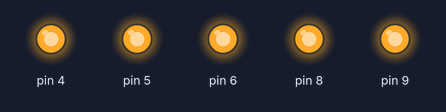
Simulated run of this sketch. Board: Arduino Uno, built with avr-gcc and run on an emulated ATmega328P. Parts: output pins drawn as LEDs (lit = HIGH).

Above: at 0.05 s.
At 2.75 s:
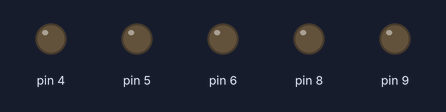
Timing chart, 0 to 3.0 s (numbered marks = the images above):
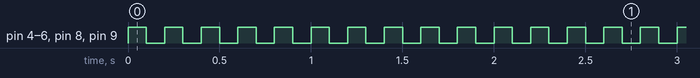

Measured:
- by itself, pin 4–6, pin 8, pin 9: alternates HIGH for 0.10 s and LOW for 0.10 s

The sketch:

blink.ino
```cpp
#include<SoftwareSerial.h>
void setup() {

pinMode(8,OUTPUT);
pinMode(9,OUTPUT);
pinMode(4,OUTPUT);
pinMode(5,OUTPUT);
pinMode(6,OUTPUT);

}

void loop() {

digitalWrite(8,HIGH);
digitalWrite(9,HIGH);
digitalWrite(4,HIGH);
digitalWrite(5,HIGH);
digitalWrite(6,HIGH);

delay(100);
digitalWrite(8,LOW);
digitalWrite(9,LOW);
digitalWrite(4,LOW);
digitalWrite(5,LOW);
digitalWrite(6,LOW);

delay(100);

}
```
